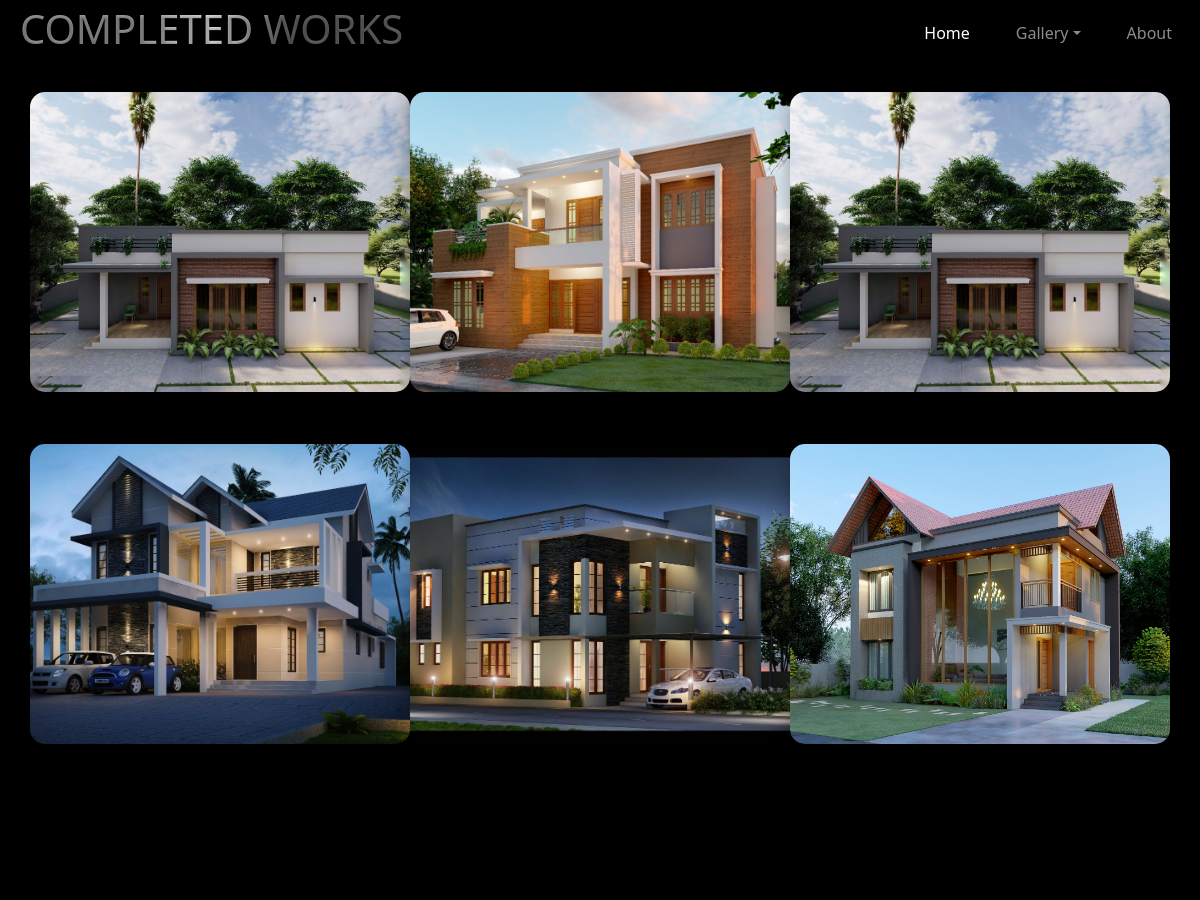
Before: /complete/ (upper part) with the older database file.
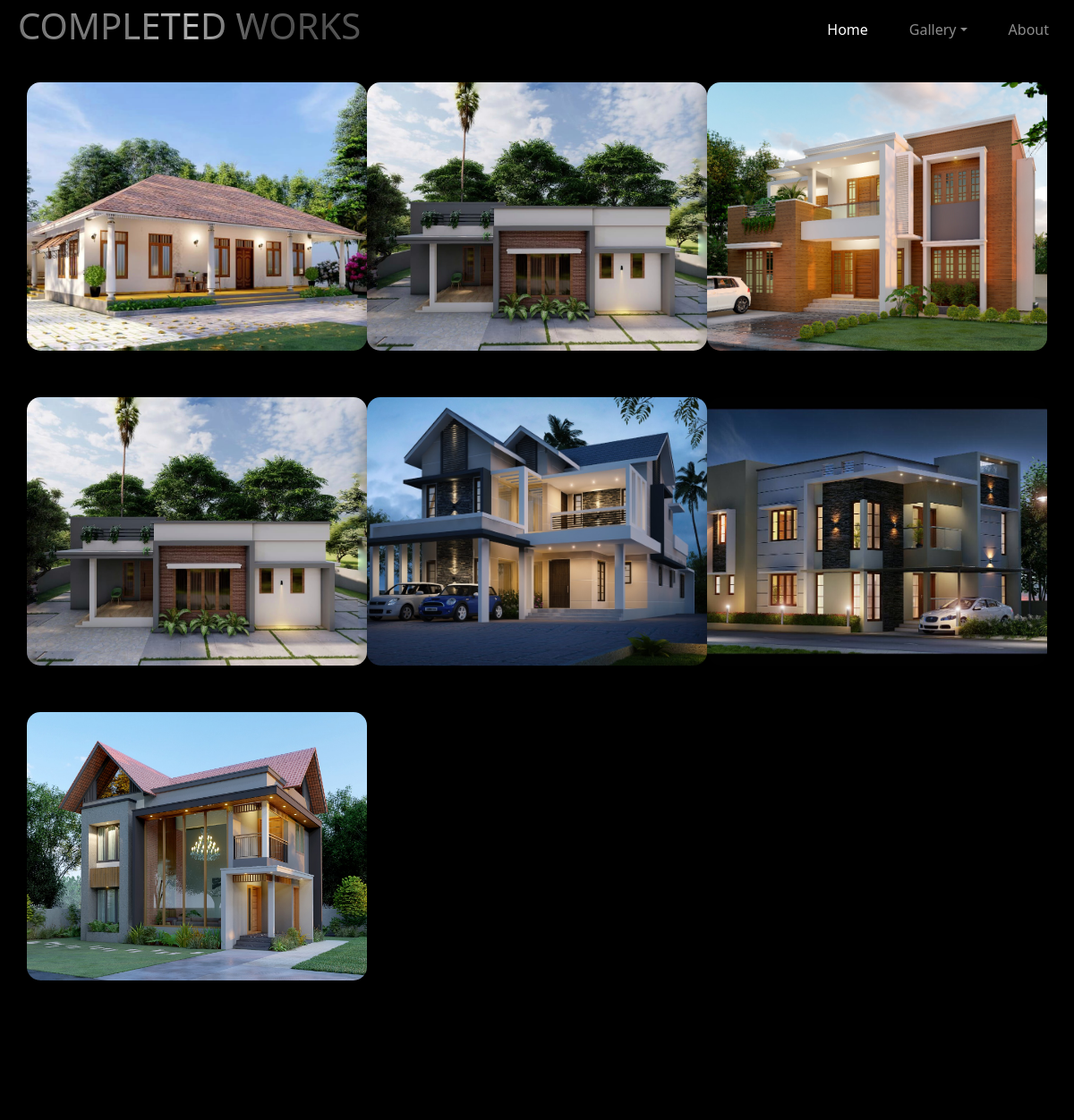
After: the same page with the newer database file.
### cadapp/models.py (models this page shows, shortened)
class  Complete(models.Model):
    photo = models.ImageField(upload_to='gallery', blank=True, null=True)
    photo1 = models.ImageField(upload_to='gallery', blank=True, null=True)
    photo2 = models.ImageField(upload_to='gallery', blank=True, null=True)
    photooptional = models.ImageField(upload_to='gallery', blank=True, null=True)
    photooptional1 = models.ImageField(upload_to='gallery', blank=True, null=True)
    photooptional2 = models.ImageField(upload_to='gallery', blank=True, null=True)
    pic=models.ImageField(upload_to='gallery')
    title=models.CharField(max_length=700)
    location=models.CharField(max_length=500)
    created_at = models.DateTimeField(auto_now_add=True)

### cadapp/views.py (the view)
# urls.py: path('complete/',views.complete,name='complete'),
def complete(request):
    completed = Complete.objects.all().order_by('-created_at')
    context = {
        'completed_list': completed
    }
    return render(request, 'grid.html', context)

### templates/grid.html (shortened to what this page needs)
{% load static %}
<!DOCTYPE html>
<html lang="en">
<head>
    <link href="https://cdn.jsdelivr.net/npm/bootstrap@5.3.3/dist/css/bootstrap.min.css" rel="stylesheet">
    <link rel="stylesheet" href="{% static 'style1.css' %}">
</head>
<body>
<div class="sticky-top bg-dark bg-light-radial shadow-sm px-0">
    <nav class="navbar navbar-expand-lg  navbar-dark py-3 py-lg-0 mx-0">
        <div class="container-fluid">
            <a href="#" class="navbar-brand">
                <h1 class="steel-text">COMPLETED WORKS</h1>
            </a>
            <div class="collapse navbar-collapse" id="navbarCollapse">
                <div class="navbar-nav ms-auto py-0">
                    <a href="{% url 'credential:index' %}" class="nav-item nav-link active">Home</a>
                    <div class="nav-item dropdown ">
                        <a href="#" class="nav-link dropdown-toggle" data-bs-toggle="dropdown">Gallery</a>
                    </div>
                    <a href="{% url 'credential:about' %}" class="nav-item nav-link">About</a>
                </div>
            </div>
        </div>
    </nav>
</div>
<div class="container">
    <div class="row">
        {% for completed in completed_list %}
        {% if completed.photo or completed.photo1 or completed.photo2 or completed.photooptional or completed.photooptional1 or completed.photooptional2 %}
        <div class="content-area col-md-4 col-sm-6 mb-3 mt-3">
           <div class="single-content">
                <img src="{{completed.pic.url}}" alt="">
            </div>
        </div>
        {% else %}
         <div class="content-area col-md-4 col-sm-6 mb-3 mt-3">
           <div class="single-content">
                <img src="{{completed.pic.url}}" alt="">
            </div>
        </div>
        {% endif %}
        {% endfor %}
    </div>
</div>
</body>
</html>

Changed rows visible on the page:
added Complete: pic (picture)
